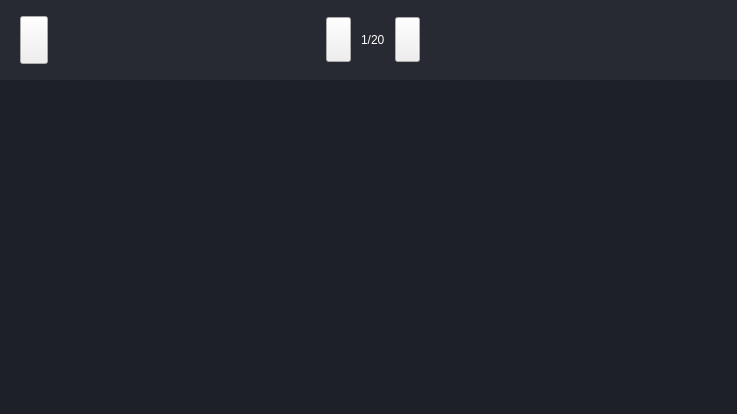
<?xml version="1.0" encoding="UTF-8"?>
<ui version="4.0">
 <class>ImageBrowser</class>
 <widget class="QWidget" name="ImageBrowser">
  <property name="geometry">
   <rect>
    <x>0</x>
    <y>0</y>
    <width>737</width>
    <height>414</height>
   </rect>
  </property>
  <property name="windowTitle">
   <string>Form</string>
  </property>
  <property name="styleSheet">
   <string notr="true">#ImageBrowser {
	background-color: rgb(29, 32, 41);
}</string>
  </property>
  <layout class="QVBoxLayout" name="verticalLayout">
   <property name="spacing">
    <number>0</number>
   </property>
   <property name="leftMargin">
    <number>0</number>
   </property>
   <property name="topMargin">
    <number>0</number>
   </property>
   <property name="rightMargin">
    <number>0</number>
   </property>
   <property name="bottomMargin">
    <number>0</number>
   </property>
   <item>
    <widget class="QWidget" name="top" native="true">
     <property name="sizePolicy">
      <sizepolicy hsizetype="Preferred" vsizetype="Fixed">
       <horstretch>0</horstretch>
       <verstretch>0</verstretch>
      </sizepolicy>
     </property>
     <property name="minimumSize">
      <size>
       <width>0</width>
       <height>80</height>
      </size>
     </property>
     <property name="maximumSize">
      <size>
       <width>16777215</width>
       <height>80</height>
      </size>
     </property>
     <property name="styleSheet">
      <string notr="true">#top {
background-color: rgb(39, 42, 51);
}

#back_btn {
	border-image: url(:/resources/images/back.png);
}

#last_btn {
	border-image: url(:/resources/images/last.png);
}
#next_btn {
	border-image: url(:/resources/images/next.png);
}
#label {
	color: rgb(255, 255, 255);
  
	font: 18pt &quot;Ubuntu&quot;;
}</string>
     </property>
     <layout class="QHBoxLayout" name="horizontalLayout">
      <property name="spacing">
       <number>0</number>
      </property>
      <property name="leftMargin">
       <number>0</number>
      </property>
      <property name="topMargin">
       <number>0</number>
      </property>
      <property name="rightMargin">
       <number>0</number>
      </property>
      <property name="bottomMargin">
       <number>0</number>
      </property>
      <item>
       <spacer name="horizontalSpacer_3">
        <property name="orientation">
         <enum>Qt::Horizontal</enum>
        </property>
        <property name="sizeType">
         <enum>QSizePolicy::Fixed</enum>
        </property>
        <property name="sizeHint" stdset="0">
         <size>
          <width>20</width>
          <height>20</height>
         </size>
        </property>
       </spacer>
      </item>
      <item>
       <widget class="QPushButton" name="back_btn">
        <property name="sizePolicy">
         <sizepolicy hsizetype="Fixed" vsizetype="Fixed">
          <horstretch>0</horstretch>
          <verstretch>0</verstretch>
         </sizepolicy>
        </property>
        <property name="minimumSize">
         <size>
          <width>28</width>
          <height>48</height>
         </size>
        </property>
        <property name="maximumSize">
         <size>
          <width>28</width>
          <height>48</height>
         </size>
        </property>
        <property name="text">
         <string/>
        </property>
       </widget>
      </item>
      <item>
       <spacer name="horizontalSpacer">
        <property name="orientation">
         <enum>Qt::Horizontal</enum>
        </property>
        <property name="sizeHint" stdset="0">
         <size>
          <width>40</width>
          <height>20</height>
         </size>
        </property>
       </spacer>
      </item>
      <item>
       <widget class="QPushButton" name="last_btn">
        <property name="sizePolicy">
         <sizepolicy hsizetype="Fixed" vsizetype="Fixed">
          <horstretch>0</horstretch>
          <verstretch>0</verstretch>
         </sizepolicy>
        </property>
        <property name="minimumSize">
         <size>
          <width>25</width>
          <height>45</height>
         </size>
        </property>
        <property name="maximumSize">
         <size>
          <width>25</width>
          <height>45</height>
         </size>
        </property>
        <property name="text">
         <string/>
        </property>
       </widget>
      </item>
      <item>
       <spacer name="horizontalSpacer_5">
        <property name="orientation">
         <enum>Qt::Horizontal</enum>
        </property>
        <property name="sizeType">
         <enum>QSizePolicy::Fixed</enum>
        </property>
        <property name="sizeHint" stdset="0">
         <size>
          <width>10</width>
          <height>20</height>
         </size>
        </property>
       </spacer>
      </item>
      <item>
       <widget class="QLabel" name="label">
        <property name="text">
         <string>1/20</string>
        </property>
       </widget>
      </item>
      <item>
       <spacer name="horizontalSpacer_6">
        <property name="orientation">
         <enum>Qt::Horizontal</enum>
        </property>
        <property name="sizeType">
         <enum>QSizePolicy::Fixed</enum>
        </property>
        <property name="sizeHint" stdset="0">
         <size>
          <width>10</width>
          <height>20</height>
         </size>
        </property>
       </spacer>
      </item>
      <item>
       <widget class="QPushButton" name="next_btn">
        <property name="sizePolicy">
         <sizepolicy hsizetype="Fixed" vsizetype="Fixed">
          <horstretch>0</horstretch>
          <verstretch>0</verstretch>
         </sizepolicy>
        </property>
        <property name="minimumSize">
         <size>
          <width>25</width>
          <height>45</height>
         </size>
        </property>
        <property name="maximumSize">
         <size>
          <width>25</width>
          <height>45</height>
         </size>
        </property>
        <property name="text">
         <string/>
        </property>
       </widget>
      </item>
      <item>
       <spacer name="horizontalSpacer_2">
        <property name="orientation">
         <enum>Qt::Horizontal</enum>
        </property>
        <property name="sizeHint" stdset="0">
         <size>
          <width>40</width>
          <height>20</height>
         </size>
        </property>
       </spacer>
      </item>
      <item>
       <spacer name="horizontalSpacer_4">
        <property name="orientation">
         <enum>Qt::Horizontal</enum>
        </property>
        <property name="sizeType">
         <enum>QSizePolicy::Fixed</enum>
        </property>
        <property name="sizeHint" stdset="0">
         <size>
          <width>40</width>
          <height>20</height>
         </size>
        </property>
       </spacer>
      </item>
     </layout>
    </widget>
   </item>
   <item>
    <widget class="QWidget" name="container_widget" native="true">
     <layout class="QHBoxLayout" name="horizontalLayout_2">
      <property name="spacing">
       <number>0</number>
      </property>
      <property name="leftMargin">
       <number>0</number>
      </property>
      <property name="topMargin">
       <number>0</number>
      </property>
      <property name="rightMargin">
       <number>0</number>
      </property>
      <property name="bottomMargin">
       <number>0</number>
      </property>
      <item>
       <widget class="QLabel" name="image_container">
        <property name="sizePolicy">
         <sizepolicy hsizetype="Preferred" vsizetype="Preferred">
          <horstretch>0</horstretch>
          <verstretch>0</verstretch>
         </sizepolicy>
        </property>
        <property name="minimumSize">
         <size>
          <width>0</width>
          <height>0</height>
         </size>
        </property>
        <property name="text">
         <string/>
        </property>
        <property name="scaledContents">
         <bool>true</bool>
        </property>
       </widget>
      </item>
     </layout>
    </widget>
   </item>
  </layout>
 </widget>
 <resources/>
 <connections>
  <connection>
   <sender>back_btn</sender>
   <signal>clicked()</signal>
   <receiver>ImageBrowser</receiver>
   <slot>close()</slot>
   <hints>
    <hint type="sourcelabel">
     <x>62</x>
     <y>30</y>
    </hint>
    <hint type="destinationlabel">
     <x>0</x>
     <y>34</y>
    </hint>
   </hints>
  </connection>
  <connection>
   <sender>last_btn</sender>
   <signal>clicked()</signal>
   <receiver>ImageBrowser</receiver>
   <slot>onLastClicked()</slot>
   <hints>
    <hint type="sourcelabel">
     <x>279</x>
     <y>29</y>
    </hint>
    <hint type="destinationlabel">
     <x>80</x>
     <y>-26</y>
    </hint>
   </hints>
  </connection>
  <connection>
   <sender>next_btn</sender>
   <signal>clicked()</signal>
   <receiver>ImageBrowser</receiver>
   <slot>onNextClicked()</slot>
   <hints>
    <hint type="sourcelabel">
     <x>387</x>
     <y>44</y>
    </hint>
    <hint type="destinationlabel">
     <x>434</x>
     <y>-9</y>
    </hint>
   </hints>
  </connection>
 </connections>
 <slots>
  <slot>onLastClicked()</slot>
  <slot>onNextClicked()</slot>
 </slots>
</ui>
